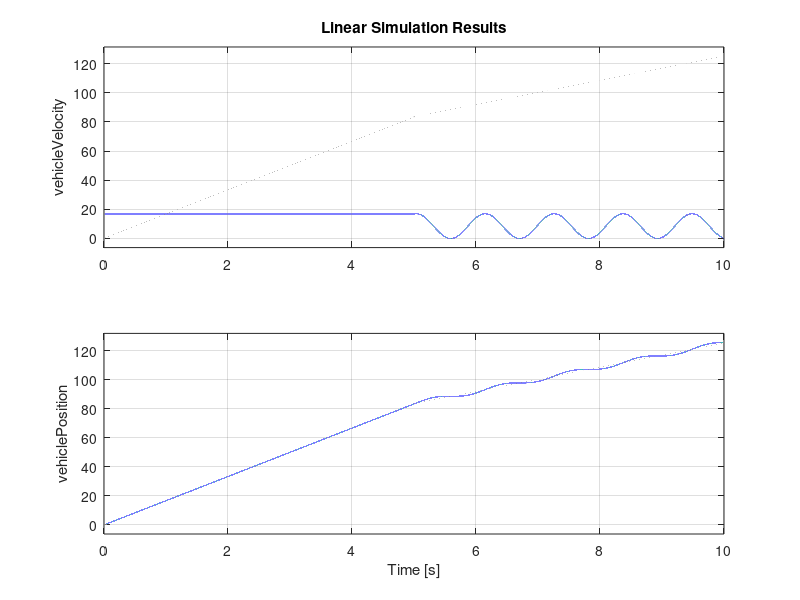

MATLAB code for this plot:
clear all; close all; clc;

# This script aims to address the conversation with Tom about prescribing a simple 
# displacement input to eliminate mechanical vibration. (Tom idea)

pkg load control

vInitial = 60 / 3.6; % m/s
vFinal = 30 / 3.6; % m/s
lengthRope = 120; % M
mVehicle = 3500; % kg
mDrive = 200; % kg

kRope = 13402517.3; # Wire
##kRope = 6935401.117; # Polymer 
kRope /= lengthRope;

tStep = 1/10000;
tFinal = 10;

fMax = 10000;

# State vector [x0', x0]'
# Input vector [xi]

A = [0, -kRope/mVehicle;
    1, 0];

# Let our input be spring position
B = [kRope/mVehicle; 0];

C = eye(2)
D = 0

T = 0:tStep:tFinal;
iSwitch = round(length(T)/2)

velVec = zeros(size(T));
velVec(1:iSwitch) = vInitial;
velVec(iSwitch+1:end) = vFinal;

U = cumtrapz(T, velVec);

U(iSwitch+1:end) += (9.81 * mVehicle)/kRope; # Apply force necessary to decelerate by 1 G w spring


names = {'vehicleVelocity','vehiclePosition'}
G = ss(A, B, C, D)
G.stname = names
G.outputname = names
G.inputname = {'xi'}

x0 = [vInitial, 0];
lsim(G, U, T, x0);

wn = (1/(2*pi)) * sqrt(kRope/mVehicle)# "anitresonant Frequency" in Mass - Spring - Mass system.


##subplot(211)
##plot(T, velVec)
##subplot(212)
##plot(T, U)